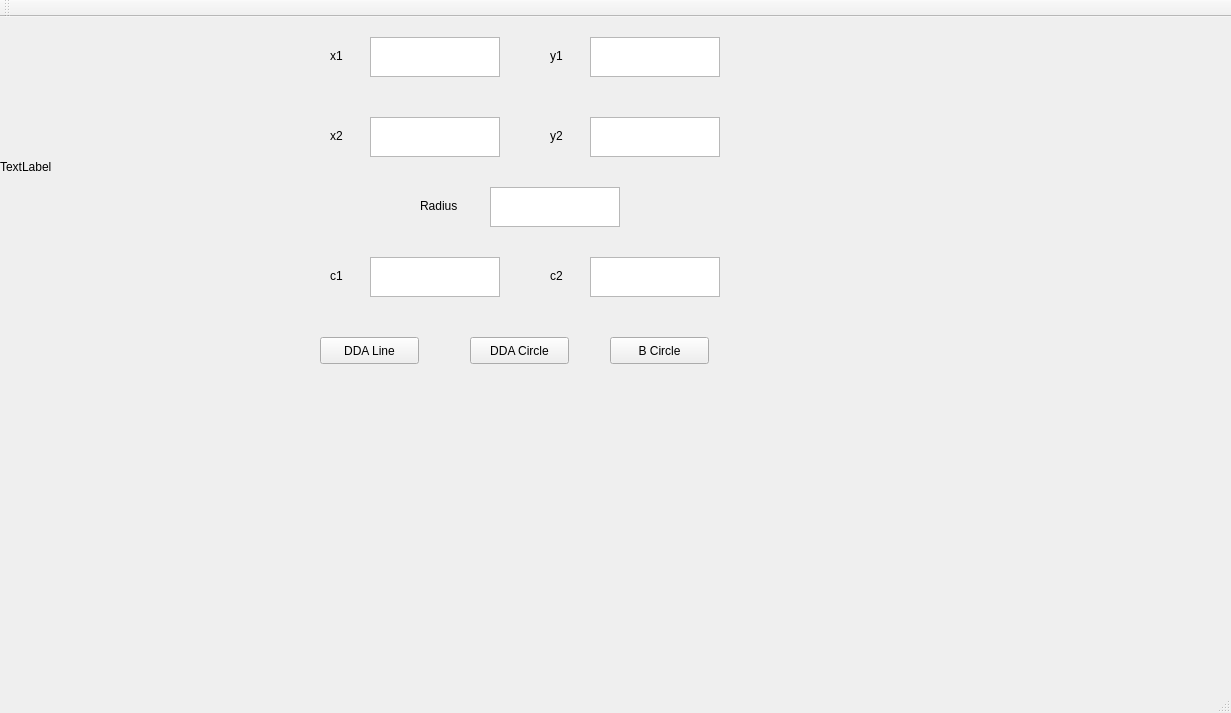
<?xml version="1.0" encoding="UTF-8"?>
<ui version="4.0">
 <class>MainWindow</class>
 <widget class="QMainWindow" name="MainWindow">
  <property name="geometry">
   <rect>
    <x>0</x>
    <y>0</y>
    <width>1231</width>
    <height>713</height>
   </rect>
  </property>
  <property name="windowTitle">
   <string>MainWindow</string>
  </property>
  <widget class="QWidget" name="centralWidget">
   <widget class="QLabel" name="label">
    <property name="geometry">
     <rect>
      <x>0</x>
      <y>0</y>
      <width>300</width>
      <height>300</height>
     </rect>
    </property>
    <property name="text">
     <string>TextLabel</string>
    </property>
   </widget>
   <widget class="QTextEdit" name="textEdit">
    <property name="geometry">
     <rect>
      <x>370</x>
      <y>20</y>
      <width>130</width>
      <height>40</height>
     </rect>
    </property>
   </widget>
   <widget class="QTextEdit" name="textEdit_2">
    <property name="geometry">
     <rect>
      <x>590</x>
      <y>20</y>
      <width>130</width>
      <height>40</height>
     </rect>
    </property>
   </widget>
   <widget class="QTextEdit" name="textEdit_3">
    <property name="geometry">
     <rect>
      <x>370</x>
      <y>100</y>
      <width>130</width>
      <height>40</height>
     </rect>
    </property>
   </widget>
   <widget class="QTextEdit" name="textEdit_4">
    <property name="geometry">
     <rect>
      <x>590</x>
      <y>100</y>
      <width>130</width>
      <height>40</height>
     </rect>
    </property>
   </widget>
   <widget class="QLabel" name="label_2">
    <property name="geometry">
     <rect>
      <x>330</x>
      <y>30</y>
      <width>67</width>
      <height>17</height>
     </rect>
    </property>
    <property name="text">
     <string>x1</string>
    </property>
   </widget>
   <widget class="QLabel" name="label_3">
    <property name="geometry">
     <rect>
      <x>330</x>
      <y>110</y>
      <width>67</width>
      <height>17</height>
     </rect>
    </property>
    <property name="text">
     <string>x2</string>
    </property>
   </widget>
   <widget class="QLabel" name="label_4">
    <property name="geometry">
     <rect>
      <x>550</x>
      <y>30</y>
      <width>67</width>
      <height>17</height>
     </rect>
    </property>
    <property name="text">
     <string>y1</string>
    </property>
   </widget>
   <widget class="QLabel" name="label_5">
    <property name="geometry">
     <rect>
      <x>550</x>
      <y>110</y>
      <width>67</width>
      <height>17</height>
     </rect>
    </property>
    <property name="text">
     <string>y2</string>
    </property>
   </widget>
   <widget class="QTextEdit" name="textEdit_5">
    <property name="geometry">
     <rect>
      <x>490</x>
      <y>170</y>
      <width>130</width>
      <height>40</height>
     </rect>
    </property>
   </widget>
   <widget class="QLabel" name="label_6">
    <property name="geometry">
     <rect>
      <x>420</x>
      <y>180</y>
      <width>67</width>
      <height>17</height>
     </rect>
    </property>
    <property name="text">
     <string>Radius</string>
    </property>
   </widget>
   <widget class="QTextEdit" name="textEdit_6">
    <property name="geometry">
     <rect>
      <x>370</x>
      <y>240</y>
      <width>130</width>
      <height>40</height>
     </rect>
    </property>
   </widget>
   <widget class="QTextEdit" name="textEdit_7">
    <property name="geometry">
     <rect>
      <x>590</x>
      <y>240</y>
      <width>130</width>
      <height>40</height>
     </rect>
    </property>
   </widget>
   <widget class="QLabel" name="label_7">
    <property name="geometry">
     <rect>
      <x>330</x>
      <y>250</y>
      <width>67</width>
      <height>17</height>
     </rect>
    </property>
    <property name="text">
     <string>c1</string>
    </property>
   </widget>
   <widget class="QLabel" name="label_8">
    <property name="geometry">
     <rect>
      <x>550</x>
      <y>250</y>
      <width>67</width>
      <height>17</height>
     </rect>
    </property>
    <property name="text">
     <string>c2</string>
    </property>
   </widget>
   <widget class="QPushButton" name="pushButton">
    <property name="geometry">
     <rect>
      <x>320</x>
      <y>320</y>
      <width>99</width>
      <height>27</height>
     </rect>
    </property>
    <property name="text">
     <string>DDA Line</string>
    </property>
   </widget>
   <widget class="QPushButton" name="pushButton_2">
    <property name="geometry">
     <rect>
      <x>470</x>
      <y>320</y>
      <width>99</width>
      <height>27</height>
     </rect>
    </property>
    <property name="text">
     <string>DDA Circle</string>
    </property>
   </widget>
   <widget class="QPushButton" name="pushButton_3">
    <property name="geometry">
     <rect>
      <x>610</x>
      <y>320</y>
      <width>99</width>
      <height>27</height>
     </rect>
    </property>
    <property name="text">
     <string>B Circle</string>
    </property>
   </widget>
  </widget>
  <widget class="QMenuBar" name="menuBar">
   <property name="geometry">
    <rect>
     <x>0</x>
     <y>0</y>
     <width>1231</width>
     <height>25</height>
    </rect>
   </property>
  </widget>
  <widget class="QToolBar" name="mainToolBar">
   <attribute name="toolBarArea">
    <enum>TopToolBarArea</enum>
   </attribute>
   <attribute name="toolBarBreak">
    <bool>false</bool>
   </attribute>
  </widget>
  <widget class="QStatusBar" name="statusBar"/>
 </widget>
 <layoutdefault spacing="6" margin="11"/>
 <resources/>
 <connections/>
</ui>
